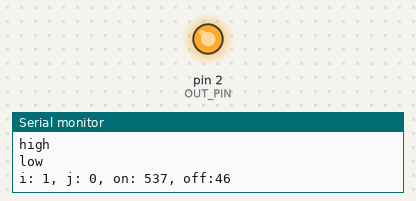
Bench run of a sketch on a simulated Arduino Uno, built with avr-gcc and run on an emulated ATmega328P. Shown: output pins drawn as LEDs (lit = HIGH), the last lines printed to the serial monitor. Random numbers use the default seed unless the sketch sets one.

Above: at 1.0 s.
At 33.2 s:
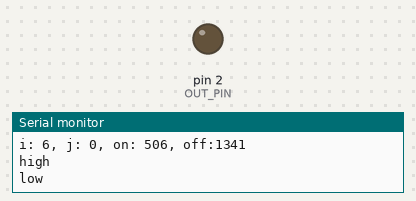
Timing chart, 0 to 40.0 s (numbered marks = the images above):
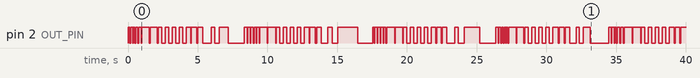

The sketch:

sketch_aug06a.ino
```cpp
#include <stdio.h>
#include <MsTimer2.h>

#define LED_PIN 13
#define OUT_PIN 2
#define RECORDS 7
#define DURATION 60000

long i = 0;
long j = 0;
boolean finish = false;

// cycle, min-ON, max-ON, min-OFF, max-OFF
long table[RECORDS][5] = {
  // member1
  {5, 100, 200, 50, 50},
  // member2
  {2,500,600, 40,50},
  // member3
  {4, 250, 251, 250, 251},
  // member4
  {2, 300, 450, 50, 80},
  // member5
  {1, 200, 400, 300, 700},
  {1, 200, 300, 250, 600},
  // member6
  {1, 500, 1500, 500, 1500},
};

void timerFire() {
  finish = true;
  MsTimer2::stop();
}

void setup() {
  // put your setup code here, to run once:
  randomSeed(0);
  pinMode(OUT_PIN, OUTPUT);
  Serial.begin(9600);
  Serial.println("setup");
  i = 0;
  j = 0;
  Serial.println("start");
  MsTimer2::set(DURATION, timerFire);
  MsTimer2::start();
}

void loop() {
  if (finish) {
    Serial.println("finished");
    digitalWrite(OUT_PIN, HIGH);
    delay(1000);
    return;
  }
  long *record = table[i];
  long on = random(record[1], record[2]+1);
  long off = random(record[3], record[4]+1);

  // log
  char buf[100];
  sprintf(buf, "i: %ld, j: %ld, on: %ld, off:%ld", i, j, on, off);
  Serial.println(buf);

  digitalWrite(OUT_PIN, HIGH);
  Serial.println("high");
  delay(on);
  digitalWrite(OUT_PIN, LOW);
  Serial.println("low");
  delay(off);

  // finish 1 cycle
  j++;
  if (j >= record[0]) {
    j = 0;
    // next record
    i++;
    if (i >= RECORDS) {
      // rotate
      i = 0;
    }
  }
}
```
